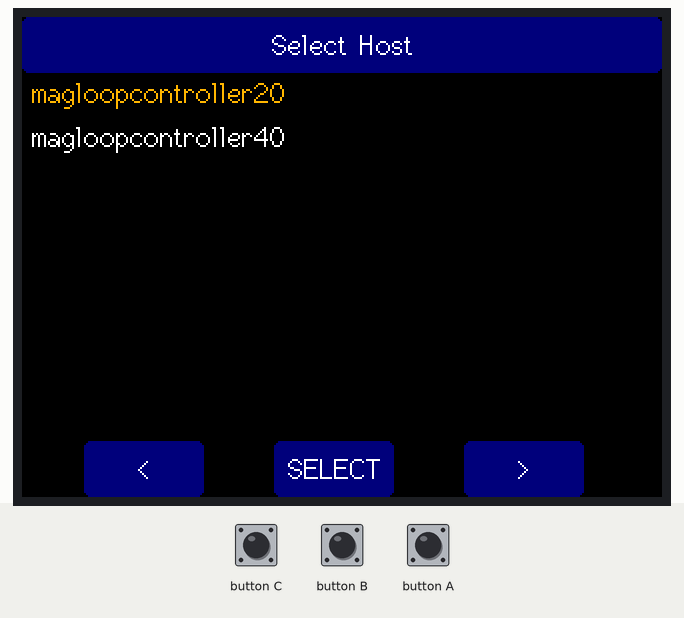
This program was run on a simulated ESP32. Parts: 320×240 colour display. Inputs (shaded band) come from the test bench. WiFi joins after 1.5 s; servers stay silent unless stated; uploads are accepted with an empty reply; what the program prints to the serial monitor is not drawn. At 12.2 s the program puts the board to deep sleep or switches it off; the recording ends there.

Above: at 1.3 s.
1.4 s: button B pressed for 0.15 s
At 2.0 s:
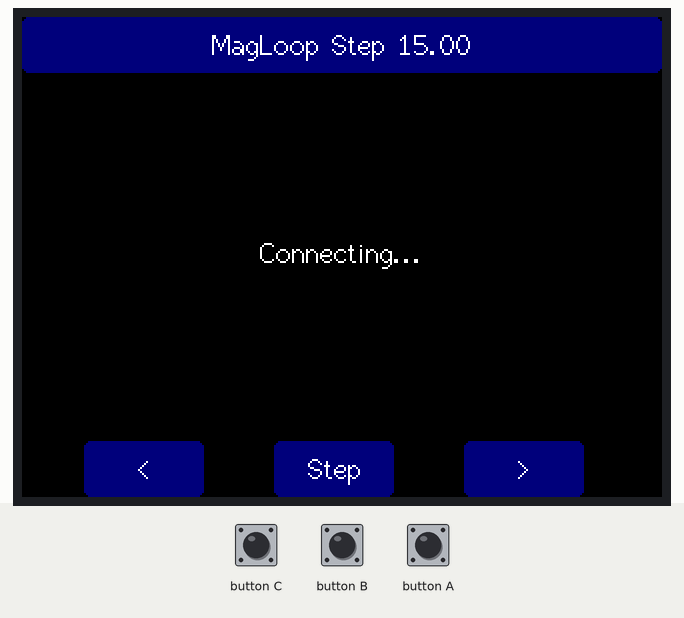
4.5 s: button C pressed for 3.2 s
At 8.3 s:
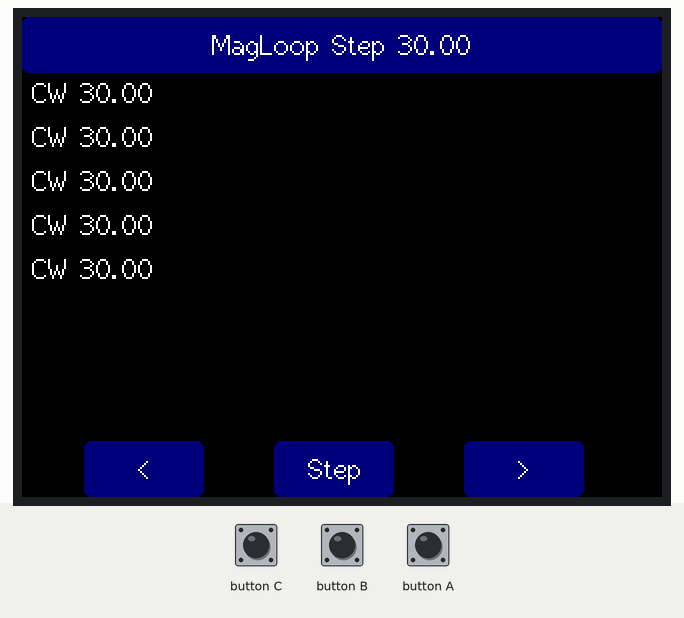
9.2 s: button A pressed for 0.15 s
At 10.8 s:
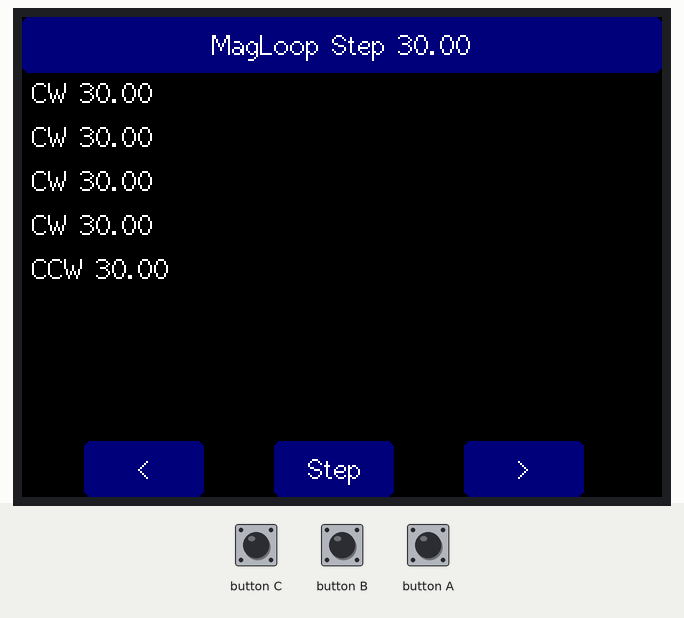
11.1 s: button B pressed for 3.2 s
At 12.11 s:
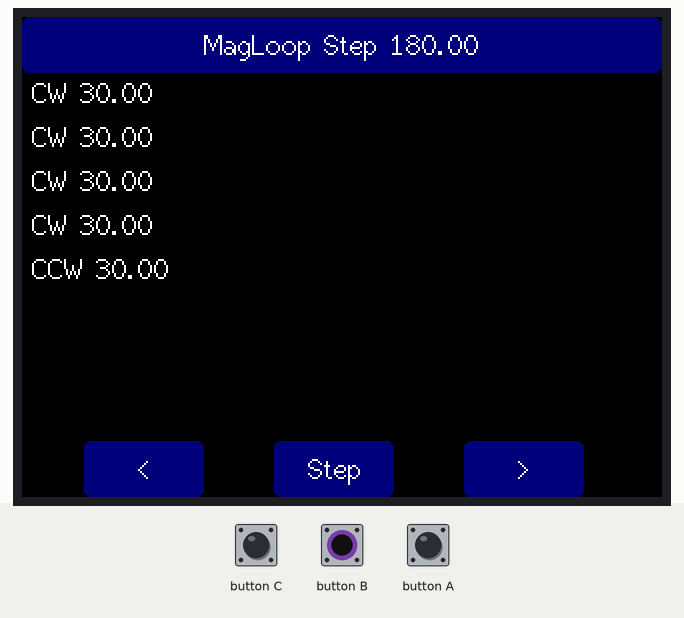
Timing chart, 0 to 12.2 s (numbered marks = the images above; inputs shaded):
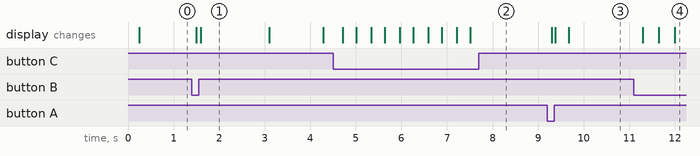

The program:

main.cpp
```cpp
#include <Arduino.h>
#include <M5Stack.h>
#include <WiFi.h>
#include <ESPmDNS.h>
#include <HTTPClient.h>
#include <cppQueue.h>
#include "wifi_info.h"

const char* hostname = "magloopremote";

const char* hostOptions[] = {"magloopcontroller20", "magloopcontroller40"};
int lastSelectedHostOption = 0;
int hostOptionSize = 2;
const char * controllerHost = nullptr;
bool appSelectHostChanged = true;

//const char * controllerUrl = "http://magloopcontroller.local:80/";
const char * rotateCmd = ":80/rotate?deg=";

const float degOptions[] = {3.6, 5.0, 7.2, 10.0, 15.0, 30.0, 45.0, 90.0, 180.0};
int degOptionIndex = 4;
const int degOptionSize = 9;

#define IP_LOOKUP_CACHE_TIME 500000000  // 500 seconds
static unsigned long lastIpLookup = 0;
static String controllerIp("192.168.0.0");

// keep track of last run commands
cppQueue cmdHistory(sizeof(String *), 5, FIFO);


static void drawMenu() {
    M5.Lcd.clear(TFT_BLACK);
    M5.Lcd.setTextColor(TFT_WHITE);

    M5.Lcd.fillRoundRect(0,0,M5.Lcd.width(),28,3,TFT_NAVY);
    M5.Lcd.fillRoundRect(31,M5.Lcd.height()-28,60,28,3,TFT_NAVY);
    M5.Lcd.fillRoundRect(126,M5.Lcd.height()-28,60,28,3,TFT_NAVY);
    M5.Lcd.fillRoundRect(221,M5.Lcd.height()-28,60,28,3,TFT_NAVY);

    String top("MagLoop Step ");
    top.concat(degOptions[degOptionIndex]);
    M5.Lcd.drawCentreString(top,M5.Lcd.width()/2,6,2);

    M5.Lcd.drawCentreString("<",31+30,M5.Lcd.height()-28+6,2);
    M5.Lcd.drawCentreString("Step",126+30,M5.Lcd.height()-28+6,2);
    M5.Lcd.drawCentreString(">",221+30,M5.Lcd.height()-28+6,2);
}

static void drawHistory() {
    if (!cmdHistory.isEmpty()) {
        int height = 30;
        for (int i = 0; i < cmdHistory.getCount(); i++) {
            String * ref = nullptr;
            cmdHistory.peekIdx(&ref, i);
            if (ref != nullptr) {
                M5.Lcd.drawString(ref->c_str(), 5, height, 2);
                height += 22;
            } else {
                Serial.println("invalid command history entry");
            }
        }
    }
}

static void addHistory(String * cmd) {
    if (cmdHistory.isFull()) {
        String * popped;
        cmdHistory.pop(&popped);
        Serial.print("Removed: ");
        Serial.println(popped->c_str());
        free(popped);
    }
    cmdHistory.push(&cmd);
}

static String getControllerIp() {
    if (lastIpLookup < micros()) {
        lastIpLookup = micros() + IP_LOOKUP_CACHE_TIME;
        IPAddress host = MDNS.queryHost(controllerHost);
        controllerIp = host.toString();
        auto * cmd = new String("controller: ");
        cmd->concat(controllerIp);
        addHistory(cmd);
    }
    return controllerIp;
}

static void move(float degrees) {
    HTTPClient httpClient;
    String * cmd;
    String url("http://");
    url.concat(getControllerIp());
    url.concat(rotateCmd);
    url.concat(degrees);
    M5.Lcd.clear(TFT_BLACK);
    M5.Lcd.setTextColor(TFT_WHITE);
    String intent((degrees < 0 ? "CCW " : "CW "));
    intent.concat(degOptions[degOptionIndex]);
    M5.Lcd.drawCentreString(intent,M5.Lcd.width()/2,(M5.Lcd.height()/2)-10,2);
    Serial.print("calling ");
    Serial.println(url);
    httpClient.begin(url.c_str());
    int respCode = httpClient.GET();
    if (respCode > 0) {
        Serial.print("Response: ");
        Serial.println(respCode);
        String payload = httpClient.getString();
        Serial.print("Payload: ");
        Serial.println(payload);
        //M5.Lcd.drawCentreString(F(payload.c_str()),M5.Lcd.width()/2,(M5.Lcd.height()/2)+10,2);
        cmd = new String(intent);
    } else {
        Serial.print("Error code: ");
        Serial.println(respCode);
        //String err = "Error code ";
        //err.concat(respCode);
        //M5.Lcd.drawCentreString(F(err.c_str()),M5.Lcd.width()/2,(M5.Lcd.height()/2)+10,2);
        cmd = new String("Error code ");
        cmd->concat(respCode);
    }
    httpClient.end();
    addHistory(cmd);
    drawMenu();
    drawHistory();
    delay(250);
}

static void appMagLoop() {

    if (!WiFi.isConnected()) {
        drawMenu();
        WiFi.mode(WIFI_STA);
        M5.Lcd.drawCentreString(F("Connecting..."),M5.Lcd.width()/2,(M5.Lcd.height()/2)-10,2);
        WiFi.setHostname(hostname);
        WiFi.begin(ssid, password);
        if (WiFi.waitForConnectResult() != WL_CONNECTED) {
            Serial.printf("WiFi Failed!\n");
            M5.Lcd.drawCentreString(F("WiFi Failed"),M5.Lcd.width()/2,(M5.Lcd.height()/2)+10,2);
            delay(1000);
            return;
        }
        M5.Lcd.drawCentreString(F(WiFi.localIP().toString().c_str()),M5.Lcd.width()/2,(M5.Lcd.height()/2)+10,2);
        Serial.print("IP Address: ");
        Serial.println(WiFi.localIP());
        if(!MDNS.begin(hostname)) {
            Serial.println("Error starting mDNS");
        }
        delay(1000);
        drawMenu();
    }

    if (M5.BtnA.pressedFor(100)) {
        // CCW 90
        move(-1 * degOptions[degOptionIndex]);
    }

    if(M5.BtnB.pressedFor(100)) {
        if (degOptionIndex +1 >= degOptionSize) {
            degOptionIndex = 0;
        } else {
            degOptionIndex ++;
        }
        drawMenu();
        drawHistory();
        delay(250);
    }

    if (M5.BtnC.pressedFor(100)) {
        // CW 90
        move(degOptions[degOptionIndex]);
    }
}

static void appSelectHost() {
    if (M5.BtnA.pressedFor(100)) {
        // up
        if (lastSelectedHostOption > 0) {
            lastSelectedHostOption--;
            appSelectHostChanged = true;
        }
    }
    if (M5.BtnC.pressedFor(100)) {
        // down
        if (lastSelectedHostOption < (hostOptionSize-1)) {
            lastSelectedHostOption++;
            appSelectHostChanged = true;
        }
    }
    if (M5.BtnB.pressedFor(100)) {
        // select
        controllerHost = hostOptions[lastSelectedHostOption];
        appSelectHostChanged = true;
        return;
    }

    if (!appSelectHostChanged) {
        return;
    }

    M5.Lcd.clear(TFT_BLACK);
    M5.Lcd.setTextColor(TFT_WHITE);

    M5.Lcd.fillRoundRect(0,0,M5.Lcd.width(),28,3,TFT_NAVY);
    M5.Lcd.fillRoundRect(31,M5.Lcd.height()-28,60,28,3,TFT_NAVY);
    M5.Lcd.fillRoundRect(126,M5.Lcd.height()-28,60,28,3,TFT_NAVY);
    M5.Lcd.fillRoundRect(221,M5.Lcd.height()-28,60,28,3,TFT_NAVY);

    M5.Lcd.drawCentreString("Select Host",M5.Lcd.width()/2,6,2);

    // loop through options
    // highlight selected option
    int height = 30;
    int i = 0;
    for (i = 0; i < hostOptionSize; i++) {
        M5.Lcd.setTextColor(TFT_WHITE);
        if (i == lastSelectedHostOption) {
            M5.Lcd.setTextColor(TFT_ORANGE);
        }
        M5.Lcd.drawString(hostOptions[i], 5, height, 2);
        M5.Lcd.setTextColor(TFT_WHITE);
        height += 22;
    }

    M5.Lcd.drawCentreString("<",31+30,M5.Lcd.height()-28+6,2);
    M5.Lcd.drawCentreString("SELECT",126+30,M5.Lcd.height()-28+6,2);
    M5.Lcd.drawCentreString(">",221+30,M5.Lcd.height()-28+6,2);

    appSelectHostChanged = false;
}


static void appSleep(){
    if (WiFi.isConnected()) {
        WiFi.disconnect();
    }
    M5.Power.setWakeupButton(BUTTON_B_PIN);
    M5.Power.powerOFF();
}


void setup() {
    M5.begin();
    M5.lcd.setBrightness(195);
    Serial.begin(115200);
}

void loop() {
    M5.update();
    if (M5.BtnB.pressedFor(1000)) {
        Serial.println("Going to sleep");
        appSleep();
    }
    if (controllerHost == nullptr) {
        appSelectHost();
    } else {
        appMagLoop();
    }
}
```

wifi_info.template.h
```cpp
//
// Duplicate this file as wifi_info.h, then alter the SSID and PASSWORD
//

#ifndef MAGLOOPREMOTE_WIFI_INFO_H
#define MAGLOOPREMOTE_WIFI_INFO_H

const char* ssid = "SSID";
const char* password = "PASSWORD";

#endif //MAGLOOPREMOTE_WIFI_INFO_H
```

Measured:
- after the input at 1.4 s, the display: first changes after 0.10 s (image 1 shows a later state)
- after the input at 4.5 s, the display: first changes after 0.22 s (image 2 shows a later state)
- after the input at 9.2 s, the display: first changes after 0.10 s (image 3 shows a later state)
- after the input at 11.1 s, the display: first changes after 0.20 s (image 4 shows a later state)
- what the display in image 1 shows lasts 1.5 s, from 1.6 s to 3.1 s
